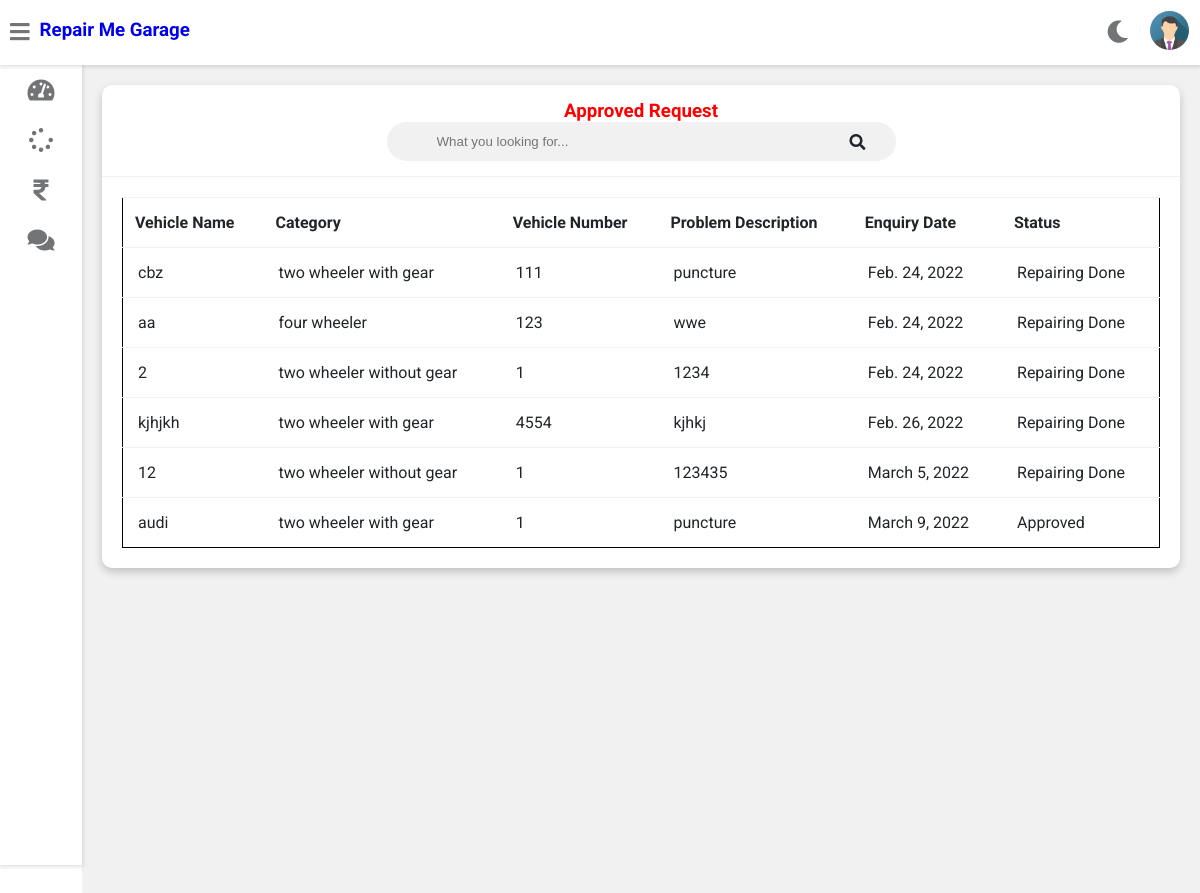
Screenshot of /customer-view-approved-request (signed in) with the database file from the repository.
### vehicle/models.py (models this page shows, shortened)
class Customer(models.Model):
    user=models.OneToOneField(User,on_delete=models.CASCADE)
    profile_pic= models.ImageField(upload_to='profile_pic/CustomerProfilePic/',null=True,blank=True)
    address = models.CharField(max_length=40)
    mobile = models.CharField(max_length=20,null=False)

class Request(models.Model):
    cat=(('two wheeler with gear','two wheeler with gear'),('two wheeler without gear','two wheeler without gear'),('three wheeler','three wheeler'),('four wheeler','four wheeler'))
    category=models.CharField(max_length=50,choices=cat)
    vehicle_no=models.PositiveIntegerField(null=False)
    vehicle_name = models.CharField(max_length=40,null=False)
    vehicle_model = models.CharField(max_length=40,null=False)
    vehicle_brand = models.CharField(max_length=40,null=False)
    problem_description = models.CharField(max_length=500,null=False)
    date=models.DateField(auto_now=True)
    cost=models.PositiveIntegerField(null=True)
    customer=models.ForeignKey('Customer', on_delete=models.CASCADE,null=True)
    mechanic=models.ForeignKey('Mechanic',on_delete=models.CASCADE,null=True)
    stat=(('Pending','Pending'),('Approved','Approved'),('Repairing','Repairing'),('Repairing Done','Repairing Done'),('Released','Released'))
    status=models.CharField(max_length=50,choices=stat,default='Pending',null=True)

### vehicle/views.py (the view)
# urls.py: path('customer-view-approved-request',views.customer_view_approved_request_view,name='customer-view-approved-request'),
@login_required(login_url='customerlogin')
@user_passes_test(is_customer)
def customer_view_approved_request_view(request):
    customer=models.Customer.objects.get(user_id=request.user.id)
    enquiries=models.Request.objects.all().filter(customer_id=customer.id).exclude(status='Pending')
    return render(request,'vehicle/customer_view_approved_request.html',{'customer':customer,'enquiries':enquiries})

### vehicle/views.py (called while the page is built)
def is_customer(user):
    return user.groups.filter(name='CUSTOMER').exists()

### templates/vehicle/customer_view_approved_request.html (shortened to what this page needs)
{% extends 'vehicle/customerbase.html' %}
{% block content %}
	<div class="wrapper">
		<div class="row">
			<div class="col-12 col-m-12 col-sm-12">
				<div class="card">
					<div class="card-header">
						<h3 style="color:red; text-align:center" >Approved Request
						</h3>
						<form class="navbar-search">
						<input type="text" name="Search" id="Search14" class="navbar-search-input" placeholder="What you looking for...">
						<i class="fas fa-search"></i>
						</form>
					</div>
					<div class="card-content">
						<table id="myTable14">
							<thead>
                <tr>
                  <th>Vehicle Name</th>
                  <th>Category</th>
                  <th>Vehicle Number</th>
                  <th>Problem Description</th>
                  <th>Enquiry Date</th>
                  <th>Status</th>
                </tr>
							</thead>
							<tbody>
                {% for enq in enquiries %}
                <tr>
                  <td>{{enq.vehicle_name}}</td>
                  <td>{{enq.category}}</td>
                  <td>{{enq.vehicle_no}}</td>
                  <td>{{enq.problem_description}}</td>
                  <td>{{enq.date}}</td>
                  <td>{{enq.status}}</td>
                  </tr>
                {% endfor %}
							</tbody>
						</table>
					</div>
				</div>
			</div>
		</div>
<br><br><br><br><br><br><br><br><br><br><br><br><br><br><br><br>
	</div>
{% endblock content %}

### templates/vehicle/customerbase.html (shortened to what this page needs)
<!DOCTYPE html>
{% load static %}
<html>
<head>
	<link rel="stylesheet" type="text/css" href="https://cdnjs.cloudflare.com/ajax/libs/Chart.js/2.9.3/Chart.min.css">
	<link rel="stylesheet" type="text/css" href="{% static "fontawesome-free/css/all.min.css" %}">
	<link rel="stylesheet" type="text/css" href="{% static "style.css" %}">
</head>
<body class="overlay-scrollbar">
	<div class="navbar">
		<ul class="navbar-nav">
			<li class="nav-item">
				<a class="nav-link">
					<i class="fas fa-bars" onclick="collapseSidebar()"></i>
				</a>
			</li>
			<li class="nav-item">
			<a style="text-decoration:none;"href="/customer-dashboard"><h3>Repair Me Garage</h3></a>
			</li>
		</ul>
		<ul class="navbar-nav nav-right">
			<li class="nav-item mode">
				<a class="nav-link" href="#" onclick="switchTheme()">
					<i class="fas fa-moon dark-icon"></i>
				</a>
			</li>
			<li class="nav-item avt-wrapper">
				<div class="avt dropdown">
					<img src="{% static  customer.profile_pic.url %} " alt="User image" class="dropdown-toggle" data-toggle="user-menu">
				</div>
			</li>
		</ul>
	</div>
	<div class="sidebar">
		<ul class="sidebar-nav">
			<li class="sidebar-nav-item">
				<a href="/customer-dashboard" class="sidebar-nav-link">
					<div>
						<i class="fas fa-tachometer-alt"></i>
					</div>
				</a>
			</li>
			<li  class="sidebar-nav-item">
				<a href="/customer-request" class="sidebar-nav-link">
					<div>
						<i class="fas fa-spinner"></i>
					</div>
				</a>
			</li>
			<li  class="sidebar-nav-item">
				<a href="/customer-invoice" class="sidebar-nav-link">
					<div>
						<i class="fas fa-rupee-sign"></i>
					</div>
				</a>
			</li>
			<li  class="sidebar-nav-item">
				<a href="/customer-feedback" class="sidebar-nav-link">
					<div>
					<i class="fas fa-comments"></i>
					</div>
				</a>
			</li>
		</ul>
	</div>
<div>
	<div class="content">
		{% block content %}
		{% endblock content %}
	</div>
</div>
</body>
</html>

### static/style.css (style rules this page uses)
:root { --primary-color: #4834d4; --success-color: #6ab04c; --warning-color: #f0932b; --danger-color: #eb4d4b; --light-color: #212529; --light-second-color: #727475; --light-background: #ffffff; --light-second-background: #f1f1f1; --dark-color: #909090; --dark-second-color: #f5f6fa; --dark-background: #23242D; --dark-second-background: #181818; }
.light { --main-bg-color: var(--light-background); --second-bg-color: var(--light-second-background); --main-color: var(--light-color); --second-color: var(--light-second-color); }
* { box-sizing: border-box; }
body { font-family: 'Roboto', sans-serif; background: var(--main-bg-color); color: var(--main-color); margin: 0; }
.navbar { display: flex; flex-direction: row; background: var(--main-bg-color); color: var(--main-color); position: fixed; top: 0; right: 0; left: 0; z-index: 101; box-shadow: rgba(0,0,0,0.12) 0px 1px 4px 1px; }
.navbar-nav { list-style: none; display: flex; flex-direction: row; padding-left: 0; margin-bottom: 0; margin-top: 0; }
.nav-link { float: left; text-align: center; padding: 21px 10px; text-decoration: none; font-size: 17px; color: var(--second-color); position: relative; }
.navbar-nav i { font-size: 1.4rem; }
.nav-right { margin-left: auto; }
.navbar-search { position: relative; margin: auto; width: 50%; }
.navbar-search input { background: var(--second-bg-color); border: none; padding: 12px 50px 12px 50px; width: 100%; outline: none; color: var(--main-color); border-radius: 20px; }
.navbar-search i { position: absolute; top: 50%; right: 20px; transform: translateY(-50%); color: var(--second-color); cursor: pointer; }
.avt img { width: 39px; height: 39px; border-radius: 50%; }
.avt { padding: 11px }
.dropdown { position: relative; }
.wrapper { padding: 10px; margin-left: 82px; padding-top: 75px; background: var(--second-bg-color); transition: margin-left .5s; }
.sidebar { width: 82px; height: 100vh; position: fixed; margin-top: 65px; background: var(--main-bg-color); box-shadow: rgba(0,0,0,0.12) 0px 1px 4px 1px; overflow: hidden; z-index: 100; transition: width .5s; }
.sidebar-nav { list-style: none; padding: 0; margin: 0; display: flex; flex-direction: column; align-items: center; height: 100vh; }
.sidebar-nav-item { width: 100%; }
.sidebar-nav-link { display: flex; align-items: center; color: var(--main-color); text-decoration: none; }
.sidebar-nav-link i { font-size: 1.5rem; color: var(--second-color); position: absolute; left: 50%; top: 50%; transform: translate(-50%, -50%); }
.sidebar-nav-link div { min-width: 82px; height: 50px; position: relative; }
.row { display: flex; flex-wrap: wrap; flex-direction: row; }
.row:after, .row:before { box-sizing: border-box; }
[class*="col-"] { padding: 10px; }
@media only screen and (min-width: 600px) { .col-sm-12 { width: 100%; } }
@media only screen and (min-width: 768px) { .col-m-12 { width: 100%; } }
@media only screen and (min-width: 992px) { .col-12 { width: 100%; } }
.card { background: var(--main-bg-color); color: var(--main-color); border-radius: 10px; margin-bottom: 10px; box-shadow: 0 4px 8px 0 rgba(0,0,0,0.2); }
.card-header { padding: 15px 30px; border-bottom: 1px solid var(--second-bg-color); position: relative; }
.card-header i { color: var(--main-color); position: absolute; right: 30px; top: 50%; transform: translateY(-50%); }
.card-header h3 { margin: 0; }
.card-content { padding: 20px; overflow-x: auto; }
table { border-collapse: collapse; border: 1px solid black; width: 100%; }
table td { border-top: 1px solid var(--second-bg-color); padding: 15px; }
table th { border-top: 1px solid var(--second-bg-color); border-bottom: 1px solid var(--second-bg-color); padding: 15px 12px; text-align: left; }

### rows the page displays
Customer: profile_pic (picture)
Request: vehicle_name "cbz", category "two wheeler with gear", vehicle_no "111", problem_description "puncture", date "Feb. 24, 2022", status "Repairing Done"
Request: vehicle_name "aa", category "four wheeler", vehicle_no "123", problem_description "wwe", date "Feb. 24, 2022", status "Repairing Done"
Request: vehicle_name "2", category "two wheeler without gear", vehicle_no "1", problem_description "1234", date "Feb. 24, 2022", status "Repairing Done"
Request: vehicle_name "kjhjkh", category "two wheeler with gear", vehicle_no "4554", problem_description "kjhkj", date "Feb. 26, 2022", status "Repairing Done"
Request: vehicle_name "12", category "two wheeler without gear", vehicle_no "1", problem_description "123435", date "March 5, 2022", status "Repairing Done"
Request: vehicle_name "audi", category "two wheeler with gear", vehicle_no "1", problem_description "puncture", date "March 9, 2022", status "Approved"
